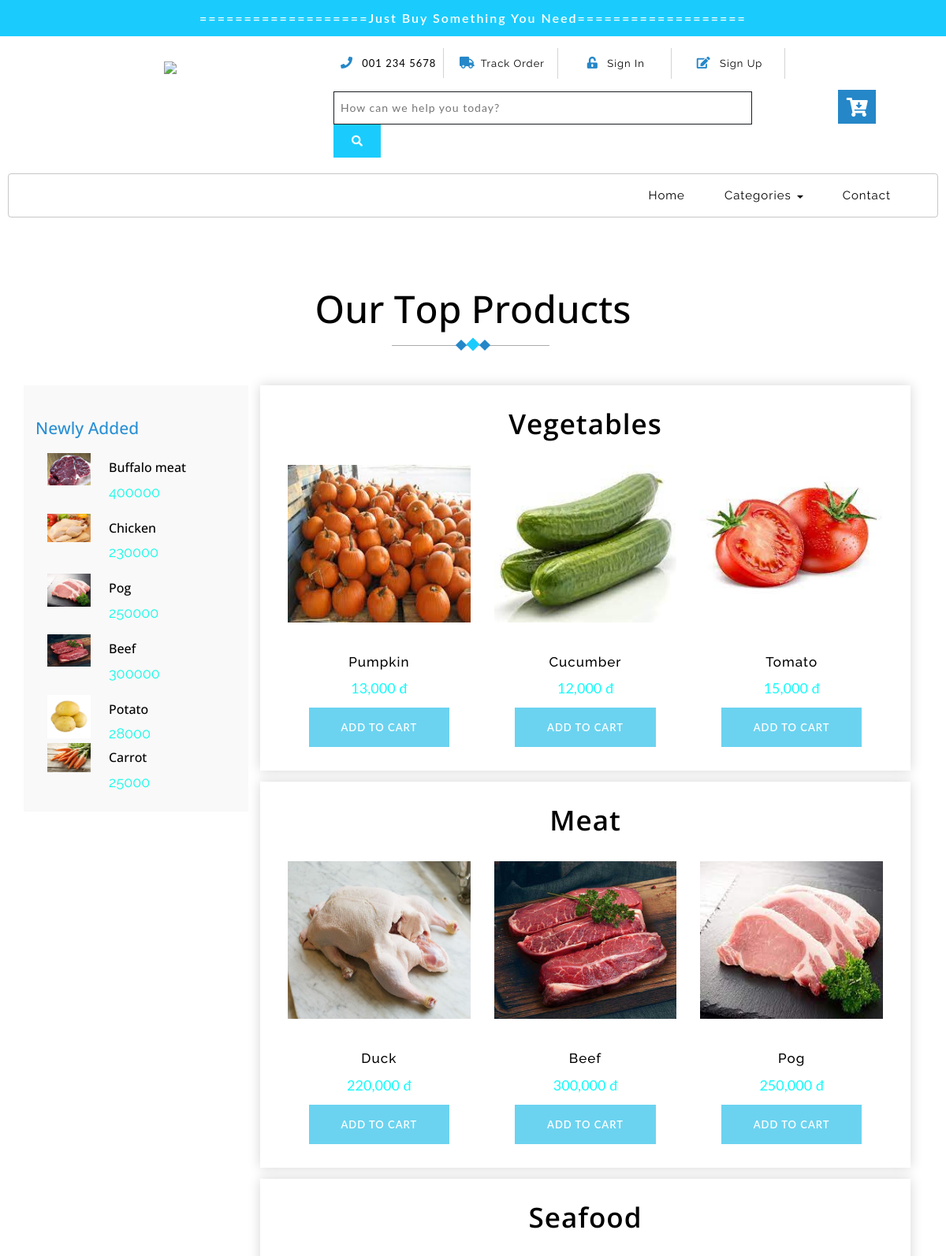
/customer_final/index.php (upper part), run on the app's committed database.
### tables this page shows
CREATE TABLE `tbl_product_images` (
  `imageID` varchar(255) NOT NULL,
  `imageName` varchar(255) NOT NULL,
  `imageDesc` varchar(255) DEFAULT NULL,
  `productID` varchar(255) NOT NULL
);

CREATE TABLE `tbl_product` (
  `productID` varchar(255) NOT NULL,
  `productName` varchar(255) NOT NULL,
  `productDesc` varchar(255) DEFAULT NULL,
  `productPrice` int(11) NOT NULL,
  `productStatus` varchar(255) NOT NULL,
  `inventoryQuantity` int(11) NOT NULL,
  `categoryID` varchar(255) NOT NULL
);

CREATE TABLE `tbl_product_category` (
  `categoryID` varchar(255) NOT NULL,
  `categoryName` varchar(255) NOT NULL,
  `categoryDesc` varchar(255) DEFAULT NULL
);

### customer_final/index.php (the view, shortened to what this page needs)
<?php
	include("include/header.php");
?>
	<div class="ads-grid">
		<div class="container">
			<h3 class="tittle-w3l">Our Top Products
				<span class="heading-style">
					<i></i>
					<i></i>
					<i></i>
				</span>
			</h3>
			<div class="side-bar col-md-3">
				<div class="deal-leftmk left-side">
					<h3 class="agileits-sear-head">Newly Added</h3>
					<?php
							$deal = mysqli_query($conn, "SELECT * FROM tbl_product ORDER BY productID DESC LIMIT 6");
							while($row = mysqli_fetch_array($deal)){
					?>
					<div class="special-sec1">
						<a href="single.php?id=<?php echo $row['productID']?>">
							<div class="col-xs-4 img-deals">
							<?php
								$product_image_query = mysqli_query($conn, "SELECT * FROM tbl_product_images WHERE productID = '".$row['productID']."' LIMIT 1");
								foreach($product_image_query as $product_image){
							?>
							<img src="../shared_assets/img/product/<?php echo $product_image['productID']?>/<?php echo $product_image['imageName']?>" alt="" width="100%">
							<?php } ?>
							</div>
							<div class="col-xs-8 img-deal1">
								<h3><?php echo $row['productName']?></h3>
								<a href="single.php?id=<?php echo $row['productID']?>"><?php echo $row['productPrice']?></a>
							</div>
						<div class="clearfix"></div>
						</a>
					</div>
					<?php } ?>
				</div>
			</div>
				<div class="agileinfo-ads-display col-md-9">
					<?php
						$category_query = mysqli_query($conn, "SELECT * FROM tbl_product_category");
						foreach($category_query as $category) {
					?>
					<div class="wrapper">
						<div class="product-sec1">
							<h3 class="heading-tittle"><?php echo $category['categoryName']?></h3>
							<?php
								$product_with_category_query = mysqli_query($conn, "SELECT * FROM tbl_product WHERE categoryID = '".$category['categoryID']."' AND inventoryQuantity > 0 LIMIT 3");
								foreach($product_with_category_query as $product) { ?>
								<div class="col-md-4 product-men">
									<div class="men-pro-item simpleCart_shelfItem">
										<div class="men-thumb-item">
											<?php
												$product_image_query = mysqli_query($conn, "SELECT * FROM tbl_product_images WHERE productID = '".$product['productID']."' LIMIT 1");
												foreach($product_image_query as $product_image){
											?>
											<img src="../shared_assets/img/product/<?php echo $product_image['productID']?>/<?php echo $product_image['imageName']?>" alt="" style="width:100%; height:200px;">
											<?php } ?>
										</div>
										<div class="item-info-product ">
											<h4>
												<a href="single.php?id=<?php echo $product['productID']?>"><?php echo $product['productName']?></a>
											</h4>
											<div class="info-product-price">
												<span class="item_price"><?php echo number_format($product['productPrice'])?> đ</span>
											</div>
											<div class="snipcart-details top_brand_home_details item_add single-item hvr-outline-out">
												<form action="cartxuly.php?id=<?php echo $product['productID']?>" method="post">
													<fieldset>
														<input type="submit" name="submit" value="Add to cart" class="button" />
													</fieldset>
												</form>
											</div>
										</div>
								</div>
							</div>
							<?php } ?>
						</div>
					</div>
					<?php } ?>
				</div>
		</div>
	</div>
<?php
include("include/footer.php");
?>

### shared_assets/css/cusprofile.css (style rules this page uses)
html { box-sizing: border-box; }
*, *:before, *:after { box-sizing: inherit; }
body { color: #222; font-size: 100%; line-height: 24px; margin: 0; padding:0; font-family: "Raleway",sans-serif; }
a { font-family: "Raleway",sans-serif; text-decoration: none; outline: none; }
body { padding: 0; margin: 0; font-family: 'Lato', sans-serif; color: #000; }

### data on the page
tbl_product: productName "Buffalo meat", productPrice "400000"
tbl_product_images: productID+imageName (picture)
tbl_product: productName "Chicken", productPrice "230000"
tbl_product_images: productID+imageName (picture)
tbl_product: productName "Pog", productPrice "250000", productPrice "250,000"
tbl_product_images: productID+imageName (picture)
tbl_product: productName "Beef", productPrice "300000", productPrice "300,000"
tbl_product_images: productID+imageName (picture)
tbl_product: productName "Potato", productPrice "28000"
tbl_product_images: productID+imageName (picture)
tbl_product: productName "Carrot", productPrice "25000"
tbl_product_images: productID+imageName (picture)
tbl_product_category: categoryName "Vegetables"
tbl_product: productName "Pumpkin", productPrice "13,000"
tbl_product_images: productID+imageName (picture)
tbl_product: productName "Cucumber", productPrice "12,000"
tbl_product_images: productID+imageName (picture)
tbl_product: productName "Tomato", productPrice "15,000"
tbl_product_images: productID+imageName (picture)
tbl_product_category: categoryName "Meat"
tbl_product: productName "Duck", productPrice "220,000"
tbl_product_images: productID+imageName (picture)
tbl_product_category: categoryName "Seafood"
